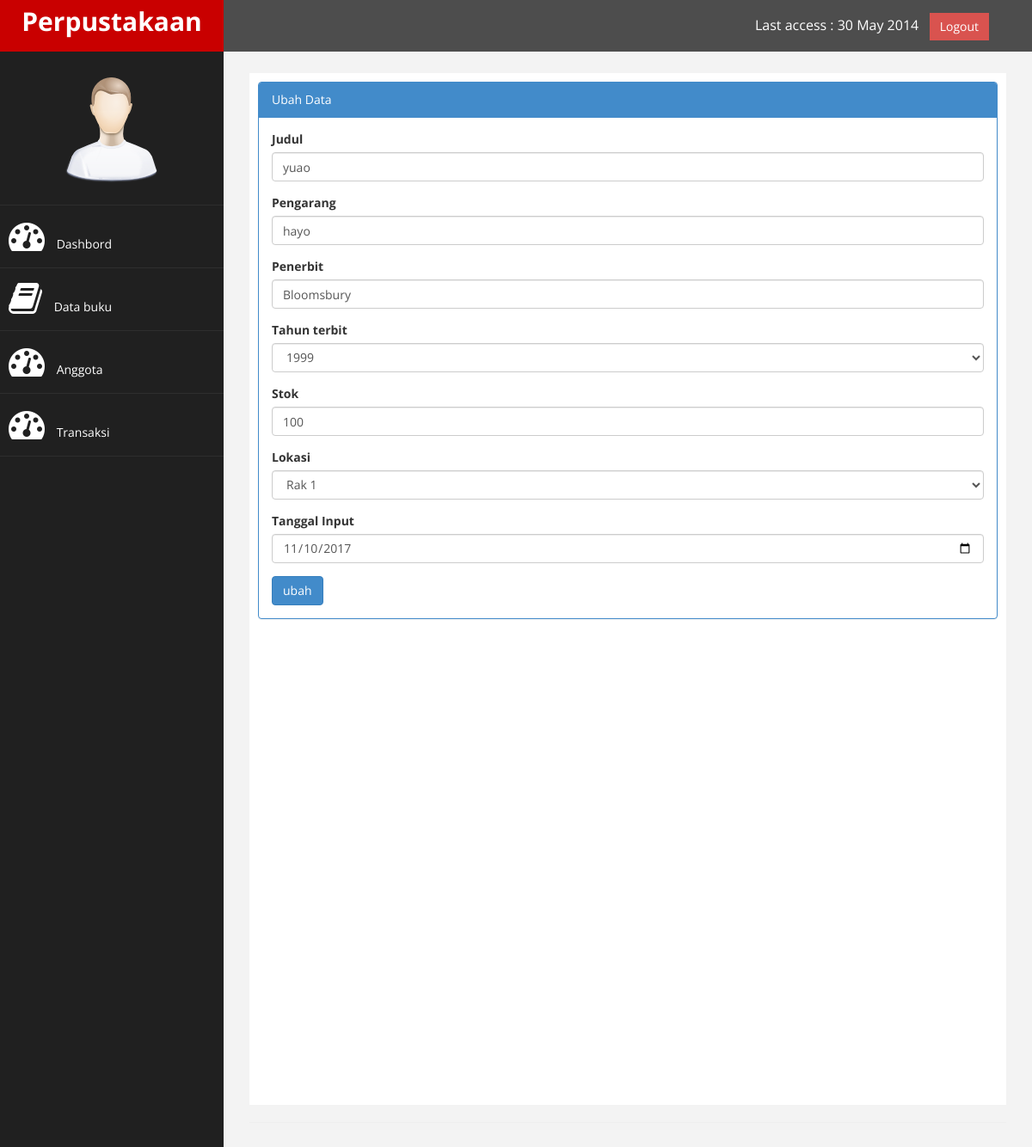
Page /?page=buku&aksi=ubah&id_buku=2 on the committed database.
### tables this page shows
CREATE TABLE `buku` (
  `id_buku` int(9) NOT NULL,
  `judul` varchar(50) NOT NULL,
  `pengarang` varchar(100) NOT NULL,
  `penerbit` varchar(20) NOT NULL,
  `tahun_terbit` varchar(4) NOT NULL,
  `stok` int(20) NOT NULL,
  `lokasi` enum('rak1','rak2','rak3','rak4') NOT NULL,
  `tgl_input` date NOT NULL
);

### page/buku/ubah.php (the view, shortened to what this page needs)
<?php
	$id_buku= $_GET['id_buku'];
	$sql = $conn -> query("select * from buku where id_buku='$id_buku'");
	$tampil= $sql-> fetch_assoc();
	$tahun = $tampil['tahun_terbit'];
	$lokasi = $tampil['lokasi'];
?>
<div class="panel panel-primary">
<div class="panel-heading">
	Ubah Data
</div>
<div class="panel-body">
                            <div class="row">
                                <div class="col-md-12">
                                    <form method="post">
                                        <div class="form-group">
                                            <label>Judul</label>
                                            <input class="form-control" name="judul" value="<?php echo $tampil['judul']?>" />
                                        </div>
                                        <div class="form-group">
                                            <label>Pengarang</label>
                                            <input class="form-control" name="pengarang" value="<?php echo $tampil['pengarang']?>"/>
                                        </div>
                                        <div class="form-group">
                                            <label>Penerbit</label>
                                            <input class="form-control" name="penerbit" value="<?php echo $tampil['penerbit']?>"/>
                                        </div>
                                        <div class="form-group">
                                            <label>Tahun terbit</label>
                                            <select class="form-control" name="tahun_terbit">
                                                <?php
                                                	$tahun_terbit = date("Y");
                                                	for ($i=$tahun_terbit-20; $i <= $tahun_terbit ; $i++) {
                                                			if($tahun == $i){
                                                				echo '<option value="'.$i.'" selected>
	                                            				'.$i.'
	                                            				</option>';
                                                			}else{
	                                                			echo '<option value="'.$i.'">
	                                            				'.$i.'
	                                            				</option>';
                                                			}
                                                	}
                                                ?>
                                            </select>
                                        </div>
                                        <div class="form-group">
                                            <label>Stok</label>
                                            <input class="form-control" type="number" name="stok" value="<?php echo $tampil['stok']?>"/>
                                        </div>
                                       <div class="form-group">
                                            <label>Lokasi</label>
                                            <select class="form-control" name="lokasi">
                                                <option value="rak1" <?php if($lokasi=='rak1') {echo "selected";}?> >Rak 1</option>
                                            </select>
                                        </div>
                                       <div class="form-group">
                                            <label>Tanggal Input</label>
                                            <input class="form-control" name="tgl_input" type="date" value="<?php echo $tampil['tgl_input']?>"/>
                                        </div>
                                        <div>
                                        	<input type="submit" name="simpan" value="ubah" class="btn btn-primary">
                                        </div>
                                    </form>
                                </div>
                            </div>
</div>
</div>
</div>

### assets/css/custom.css (style rules this page uses)
body { font-family: 'Open Sans', sans-serif; }

### rows in the picture
buku: judul "yuao", pengarang "hayo", penerbit "Bloomsbury", tahun_terbit "1999", stok "100", lokasi "Rak 1", tgl_input "11/10/2017"
